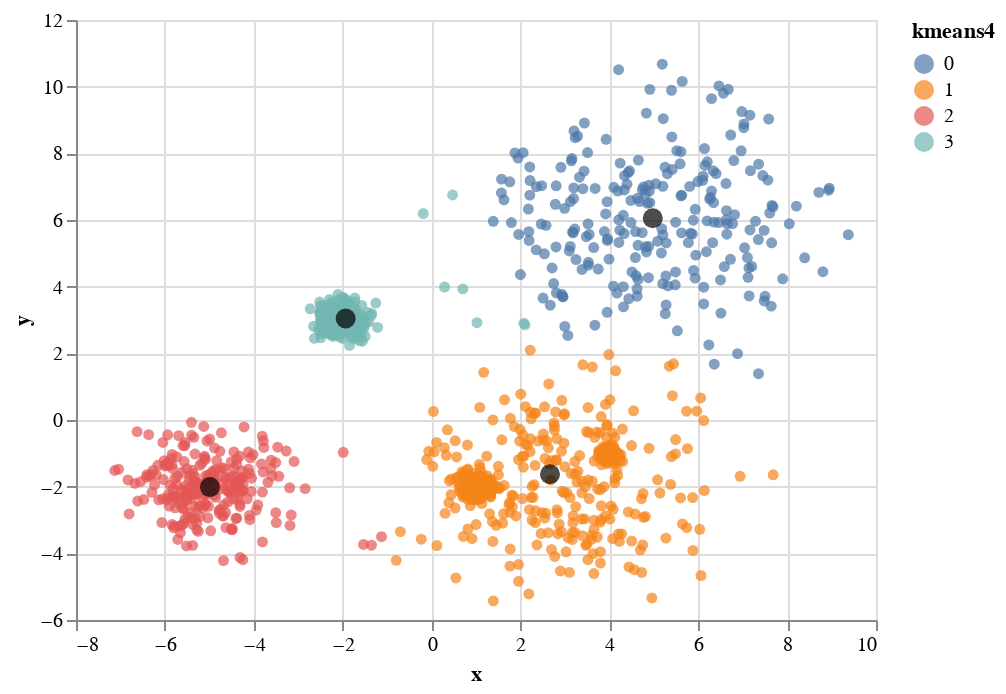

Write notebook code for a chart like this one.
### Markdown cell above
# K-means (Busca centroides de los grupos)

### Code cell
from sklearn.cluster import KMeans

# Do K-means
kmeans = KMeans(n_clusters=4, random_state=0).fit(sintetic[["x", "y"]])

# Save data
sintetic["kmeans4"] = kmeans.labels_
centers = pd.DataFrame(kmeans.cluster_centers_, columns=["x", "y"])

# Plot
points  = alt.Chart(sintetic).mark_circle().encode(x='x', y='y', color="kmeans4:N")
centers = alt.Chart(centers).mark_circle(color='black', size=100).encode(x='x', y='y')
points + centers

### Figure 1 — Vega-Lite specification as saved in the notebook (floating-point values rounded to 4 significant figures; data arrays with more than 128 entries replaced by an {"elided": "..."} marker saying what was removed)
{"config": {"view": {"continuousWidth": 400, "continuousHeight": 300}}, "layer": [{"data": {"name": "data-d217976470d3f15ef7fcb95447729e6e"}, "mark": "circle", "encoding": {"color": {"type": "nominal", "field": "kmeans4"}, "x": {"type": "quantitative", "field": "x"}, "y": {"type": "quantitative", "field": "y"}}}, {"data": {"name": "data-842d27ac50850ccae18b6fc174bc23b7"}, "mark": {"type": "circle", "color": "black", "size": 100}, "encoding": {"x": {"type": "quantitative", "field": "x"}, "y": {"type": "quantitative", "field": "y"}}}], "$schema": "https://vega.github.io/schema/vega-lite/v4.0.2.json", "datasets": {"data-d217976470d3f15ef7fcb95447729e6e": {"elided": "1500 records"}, "data-842d27ac50850ccae18b6fc174bc23b7": [{"x": 4.977, "y": 6.053}, {"x": 2.665, "y": -1.627}, {"x": -4.987, "y": -2.013}, {"x": -1.932, "y": 3.044}]}}
